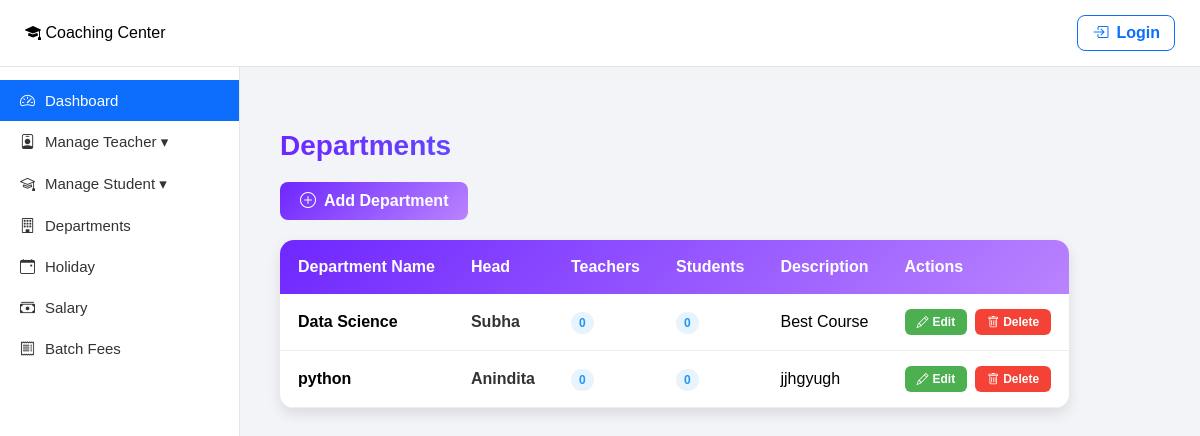
The page /departments/ (signed in) on the database its author committed.
### Home/models.py (models this page shows, shortened)
class Department(models.Model):
    name = models.CharField(max_length=100, unique=True)
    head = models.ForeignKey(User, on_delete=models.SET_NULL, null=True, blank=True,
     related_name='department_head', limit_choices_to={'role': 'teacher'})
    description = models.TextField(blank=True)
    created_at = models.DateTimeField(auto_now_add=True)
    class Meta:
        ordering = ['name']

class User(AbstractUser):
    ROLE_CHOICES = (
        ('admin', 'Admin'),
        ('teacher', 'Teacher'),
        ('student', 'Student'),
    )
    role = models.CharField(max_length=20, choices=ROLE_CHOICES, default='student')
    subject = models.CharField(max_length=100, blank=True, null=True)
    student_class = models.CharField(max_length=50, blank=True, null=True)
    department = models.ForeignKey('Department', on_delete=models.SET_NULL, null=True, blank=True)
    salary_pending = models.BooleanField(default=True)
    salary_till_date = models.DateField(null=True, blank=True)
    fee_pending = models.BooleanField(default=True)
    fee_till_date = models.DateField(null=True, blank=True)
    objects = CustomUserManager()

### Home/views.py (the view)
# urls.py: path('departments/', views.departments_view, name='departments'),
@login_required
def departments_view(request):
    if request.user.role != "admin":
        return HttpResponseForbidden("Only admin can view departments.")
    departments = Department.objects.prefetch_related('head').all()
    for dept in departments:
        dept.teacher_count = User.objects.filter(role='teacher', department=dept).count()
        dept.student_count = User.objects.filter(role='student', department=dept).count()
    return render(request, "admin/departments.html", {"departments": departments})

### templates/admin/departments.html (shortened to what this page needs)
{% extends "dashboard/admin.html" %}
{% block content %}
<div class="page-container">
    <h2>Departments</h2>
    <a href="{% url 'add_department' %}" class="add-btn">
        <i class="bi bi-plus-circle"></i> Add Department
    </a>
    <div class="table-container">
        {% if departments %}
            <table>
                <thead>
                    <tr>
                        <th>Department Name</th>
                        <th>Head</th>
                        <th>Teachers</th>
                        <th>Students</th>
                        <th>Description</th>
                        <th>Actions</th>
                    </tr>
                </thead>
                <tbody>
                    {% for dept in departments %}
                        <tr>
                            <td><strong>{{ dept.name }}</strong></td>
                            <td>
                                {% if dept.head %}
                                    <span class="head-name">{{ dept.head.get_full_name|default:dept.head.username }}</span>
                                {% else %}
                                    <span class="no-head">Not assigned</span>
                                {% endif %}
                            </td>
                            <td>
                                <span class="count-badge">{{ dept.teacher_count }}</span>
                            </td>
                            <td>
                                <span class="count-badge">{{ dept.student_count }}</span>
                            </td>
                            <td>{{ dept.description|default:"-"|truncatechars:50 }}</td>
                            <td>
                                <div class="actions">
                                    <a href="{% url 'edit_department' dept.id %}" class="edit-btn">
                                        <i class="bi bi-pencil"></i> Edit
                                    </a>
                                    <a href="{% url 'delete_department' dept.id %}" class="delete-btn" onclick="return confirm('Are you sure you want to delete this department?')">
                                        <i class="bi bi-trash"></i> Delete
                                    </a>
                                </div>
                            </td>
                        </tr>
                    {% endfor %}
                </tbody>
            </table>
        {% else %}
            <div class="no-data">
                <p>No departments found. Click "Add Department" to create one.</p>
            </div>
        {% endif %}
    </div>
</div>
{% endblock %}

### templates/dashboard/admin.html (style rules this page uses)
* { margin: 0; padding: 0; box-sizing: border-box; font-family: Arial, Helvetica, sans-serif; }
body { background: #f2f4f7; display: flex; }

### templates/admin/departments.html (style rules this page uses)
.page-container { margin: 30px 0; }
h2 { font-size: 28px; font-weight: 700; margin-bottom: 20px; background: linear-gradient(90deg, #6e27ff, #35b8ff); -webkit-background-clip: text; background-clip: text; color: transparent; }
.add-btn { background: linear-gradient(135deg, #6e27ff, #b983ff); color: white; border: none; padding: 10px 20px; border-radius: 8px; cursor: pointer; font-weight: 600; margin-bottom: 20px; display: inline-flex; align-items: center; gap: 8px; text-decoration: none; }
.table-container { background: white; border-radius: 14px; box-shadow: 0 6px 14px rgba(0, 0, 0, 0.1); overflow: hidden; }
table { width: 100%; border-collapse: collapse; }
thead { background: linear-gradient(135deg, #6e27ff, #b983ff); color: white; }
th { padding: 18px; text-align: left; font-weight: 600; }
td { padding: 15px 18px; border-bottom: 1px solid #eee; }
.head-name { font-weight: 600; color: #333; }
.count-badge { background: #e8f4fd; color: #2196f3; padding: 4px 8px; border-radius: 12px; font-size: 12px; font-weight: 600; }
.actions { display: flex; gap: 8px; }
.edit-btn, .delete-btn { padding: 6px 12px; border: none; border-radius: 6px; cursor: pointer; font-size: 12px; font-weight: 600; text-decoration: none; display: inline-flex; align-items: center; gap: 4px; }
.edit-btn { background: #4caf50; color: white; }
.delete-btn { background: #f44336; color: white; }

### rows shown on the page
Department: name "Data Science", head.get_full_name "Subha", teacher_count "0", student_count "0", description "Best Course"
Department: name "python", head.get_full_name "Anindita", teacher_count "0", student_count "0", description "jjhgyugh"
